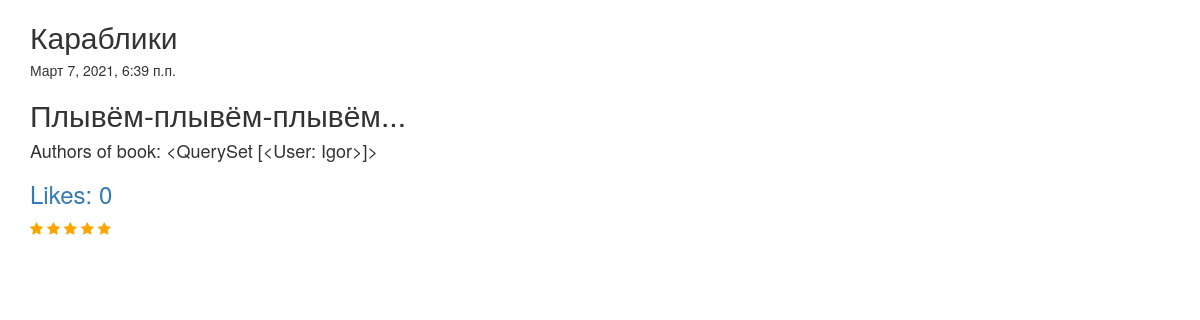
Before: /shop/book_view_detail/1/ with the older database file.
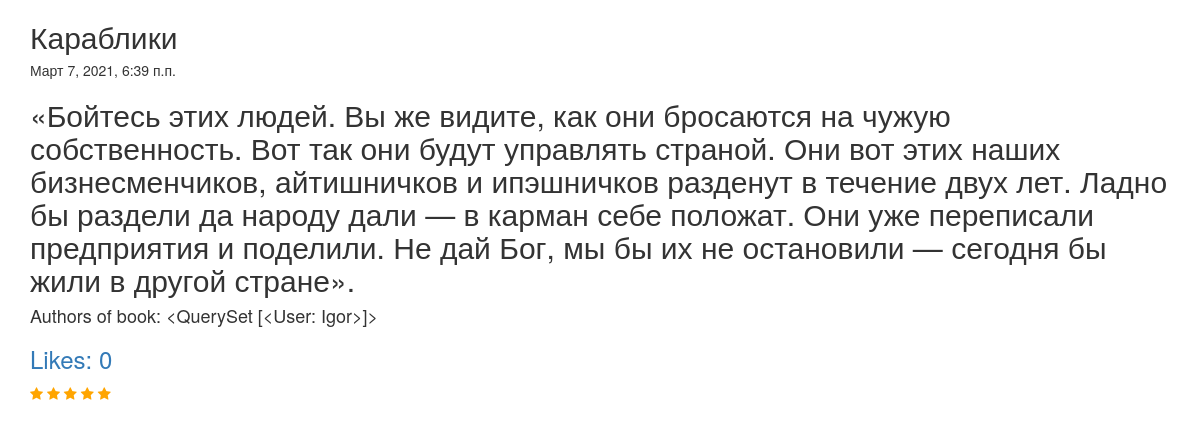
After: the same page with the newer database file.
### manager/models.py (models this page shows, shortened)
class Book(models.Model):
    class Meta:
        verbose_name = "Книга"
        verbose_name_plural = "Книги"
    title = models.CharField(
        max_length=50,
        verbose_name="название",
        help_text="ну эт тип погоняло"
        )
    date = models.DateTimeField(auto_now_add=True, null=True)
    text = models.TextField(null=True)
    authors = models.ManyToManyField(User, related_name="books")
    likes = models.PositiveIntegerField(default=0)
    users_like = models.ManyToManyField(User, through="manager.LikeBookUser", related_name="Liked_books")

### manager/views.py (the view)
# urls.py: path('book_view_detail/<int:id>/', BookDetail.as_view(), name="book-detail"),
class BookDetail(View):
    def get(self, request, id):
        comment_query = Comment.objects.all().annotate(count_like=Count("users_like")).select_related('author')
        comments = Prefetch("comments", comment_query)
        book = Book.objects.prefetch_related('authors', comments).get(id=id)
        return render(request, "book_detail.html", {"book": book, "rate": 2})

### manager/templates/book_detail.html (shortened to what this page needs)
{% extends 'main_template.html' %}
{% block detail %}
<h2>{{ book.title }}</h2>
<h5>{{ book.date }}</h5>
<h2>{{ book.text }}</h2>
<h4>Authors of book: {{ book.authors.all }}</h4>
<a href="{% url 'add-like' id=book.id %}"><h3>Likes: {{ book.likes }}</h3></a>
{% for i in "12345" %}
    {% if rate < i %}
        <a href="{% url 'add-rate' id=book.id rate=i%}">
            <span class="fa fa-star"></span>
        </a>
    {% else %}
        <a href="{% url 'add-rate' id=book.id rate=i%}">
            <span class="fa fa-star checked"></span>
        </a>
    {% endif %}
{% endfor %}
<br>
{% endblock %}

### manager/templates/main_template.html (shortened to what this page needs)
<!DOCTYPE html>
<html lang="en">
<head>
    <link rel="stylesheet" href="https://maxcdn.bootstrapcdn.com/bootstrap/3.4.1/css/bootstrap.min.css">
    <link rel="stylesheet" href="https://cdnjs.cloudflare.com/ajax/libs/font-awesome/4.7.0/css/font-awesome.min.css">
</head>
<body>
<div class="container">
    {% block detail %}
    {% endblock %}
</div>
</body>
</html>

### manager/templates/main_template.html (style rules this page uses)
.checked { color: orange; }

Changed rows visible on the page:
changed Book "Караблики": text "Плывём-плывём-плывём..." → "«Бойтесь этих людей. Вы же видите, как они бросаются на чужую собственность. Вот так они будут управлять страной. Они вот этих наших бизнесменчиков, айтишничков и ипэшничков разденут в течение двух лет. Ладно бы раздели да народу дали — в карман себе положат. Они уже переписали предприятия и поделили. Не дай Бог, мы бы их не остановили — сегодня бы жили в другой стране»."
